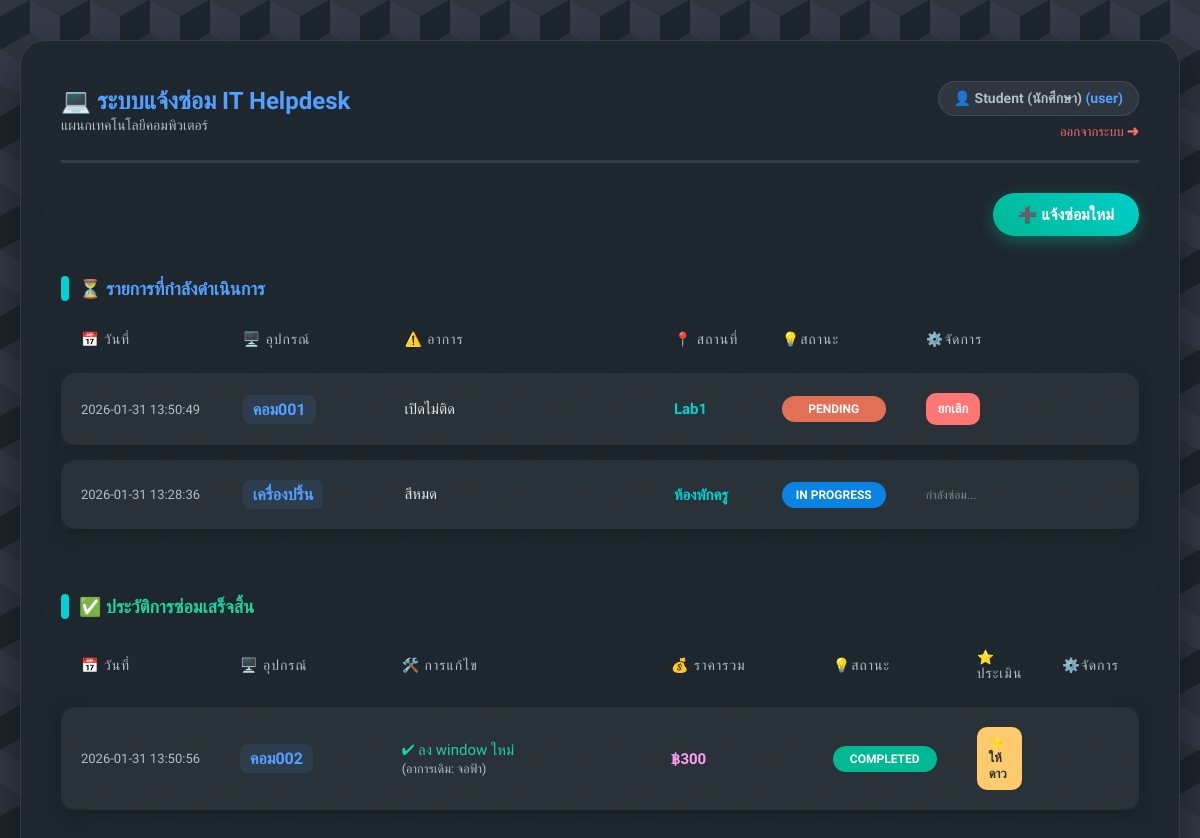
Before: /dashboard (signed in) with the older database file.
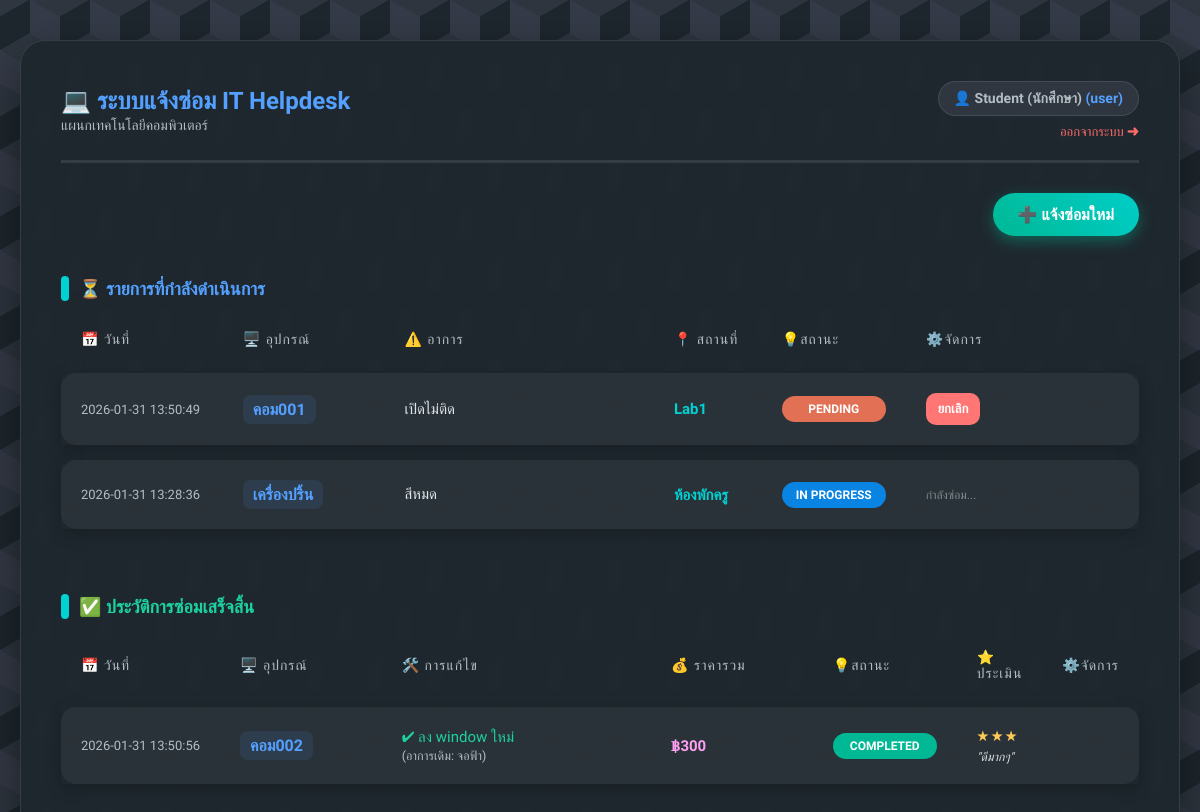
After: the same page with the newer database file.
### tables this page shows
CREATE TABLE repairs (
    repair_id INTEGER PRIMARY KEY AUTOINCREMENT,
    user_id INTEGER NOT NULL,
    device_name TEXT NOT NULL,
    problem_detail TEXT NOT NULL,
    location TEXT NOT NULL,
    status TEXT DEFAULT 'Pending',
    report_date TIMESTAMP DEFAULT CURRENT_TIMESTAMP,
    technician_note TEXT,
    spare_parts TEXT, 
    cost INTEGER DEFAULT 0,
    FOREIGN KEY (user_id) REFERENCES users (user_id)
);

CREATE TABLE evaluations (
    eval_id INTEGER PRIMARY KEY AUTOINCREMENT,
    repair_id INTEGER NOT NULL,
    rating INTEGER NOT NULL,
    comment TEXT,
    FOREIGN KEY (repair_id) REFERENCES repairs (repair_id)
);

### app.py (the view)
@app.route('/dashboard')
def dashboard():
    if 'user_id' not in session:
        return redirect(url_for('login'))
    conn = get_db_connection()
    if session['role'] == 'admin':
        all_repairs = conn.execute('''
            SELECT r.*, u.fullname, e.rating, e.comment
            FROM repairs r
            JOIN users u ON r.user_id = u.user_id
            LEFT JOIN evaluations e ON r.repair_id = e.repair_id
            ORDER BY r.report_date DESC
        ''').fetchall()
    else:
        all_repairs = conn.execute('''
            SELECT r.*, e.rating, e.comment
            FROM repairs r
            LEFT JOIN evaluations e ON r.repair_id = e.repair_id
            WHERE r.user_id = ?
            ORDER BY r.report_date DESC
        ''', (session['user_id'],)).fetchall()
    conn.close()
    active_repairs = []
    completed_repairs = []
    for repair in all_repairs:
        if repair['status'] == 'Completed':
            completed_repairs.append(repair)
        else:
            active_repairs.append(repair)
    return render_template('homepage.html',
                           name=session['fullname'],
                           role=session['role'],
                           active_repairs=active_repairs,
                           completed_repairs=completed_repairs)

### app.py (called while the page is built)
def get_db_connection():
    conn = sqlite3.connect('maintenance.db')
    conn.row_factory = sqlite3.Row
    return conn

### templates/homepage.html (shortened to what this page needs)
<!DOCTYPE html>
<html lang="th">
<head>
    <link rel="stylesheet" href="{{ url_for('static', filename='style.css') }}">
</head>
<body>
<div class="container">
    <header>
        <div>
            <h1>💻 ระบบแจ้งซ่อม IT Helpdesk</h1>
            <span style="color: #b2bec3; font-size: 14px;">แผนกเทคโนโลยีคอมพิวเตอร์</span>
        </div>
        <div style="text-align: right;">
            <div class="user-badge">
                👤 {{ name }} <span style="color: #54a0ff;">({{ role }})</span>
            </div>
            <a href="{{ url_for('logout') }}" style="color: #ff6b6b; text-decoration: none; font-size: 13px; margin-top: 8px; display: inline-block;">ออกจากระบบ ➜</a>
        </div>
    </header>
    {% if role == 'user' %}
        <div style="text-align: right; margin-bottom: 20px;">
            <a href="{{ url_for('report') }}" class="btn btn-add">➕ แจ้งซ่อมใหม่</a>
        </div>
    {% endif %}
    <h2>⏳ รายการที่กำลังดำเนินการ</h2>
    <table>
        <thead>
            <tr>
                <th width="15%">📅 วันที่</th>
                <th width="15%">🖥️ อุปกรณ์</th>
                <th width="25%">⚠️ อาการ</th>
                <th width="10%">📍 สถานที่</th>
                <th width="10%">💡สถานะ</th>
                <th>⚙️จัดการ</th>
            </tr>
        </thead>
        <tbody>
            {% for repair in active_repairs %}
            <tr>
                <td data-label="📅 วันที่" class="col-date">{{ repair['report_date'] }}</td>
                <td data-label="🖥️ อุปกรณ์"><span class="col-device">{{ repair['device_name'] }}</span></td>
                <td data-label="⚠️ อาการ" class="col-problem">{{ repair['problem_detail'] }}</td>
                <td data-label="📍 สถานที่" class="col-location">{{ repair['location'] }}</td>
                <td data-label="💡สถานะ"><span class="badge status-{{ repair['status'].split(' ')[0] }}">{{ repair['status'] }}</span></td>
                <td data-label="⚙️จัดการ">
                    <div class="action-group">
                        {% if role == 'admin' %}
                            <a href="{{ url_for('update_repair', repair_id=repair['repair_id']) }}" class="btn btn-update">✏️แก้ไข</a>
                            <a href="{{ url_for('delete_repair', repair_id=repair['repair_id']) }}" class="btn btn-delete" onclick="return confirm('ยืนยันลบ?');">🗑️</a>
                        {% else %}
                             {% if repair['status'] == 'Pending' %}
                                <a href="{{ url_for('delete_repair', repair_id=repair['repair_id']) }}" class="btn btn-delete" onclick="return confirm('ยกเลิก?');">ยกเลิก</a>
                             {% else %}
                                <span style="color: #7f8c8d; font-size: 12px;">กำลังซ่อม...</span>
                             {% endif %}
                        {% endif %}
                    </div>
                </td>
            </tr>
            {% else %}
            <tr><td colspan="7" style="text-align: center; color: #b2bec3; padding: 40px;">ไม่มีงานค้างในระบบ ✅</td></tr>
            {% endfor %}
        </tbody>
    </table>
    <h2 style="color: #1dd1a1; margin-top: 50px;">✅ ประวัติการซ่อมเสร็จสิ้น</h2>
    <table>
        <thead>
            <tr>
                <th width="12%">📅 วันที่</th>
                <th width="15%">🖥️ อุปกรณ์</th>
                <th width="25%">🛠️ การแก้ไข</th>
                <th width="15%">💰 ราคารวม</th>
                <th width="10%">💡สถานะ</th>
                <th>⭐ ประเมิน</th>
                <th>⚙️จัดการ</th>
            </tr>
        </thead>
        <tbody>
            {% for repair in completed_repairs %}
            <tr>
                <td data-label="📅 วันที่" class="col-date">{{ repair['report_date'] }}</td>
                <td data-label="🖥️ อุปกรณ์"><span class="col-device">{{ repair['device_name'] }}</span></td>
                <td data-label="🛠️ การแก้ไข">
                    <div style="font-weight: 500; color: #1dd1a1;">✔ {{ repair['technician_note'] or '-' }}</div>
                    <small style="color: #b2bec3;">(อาการเดิม: {{ repair['problem_detail'] }})</small>
                </td>
                <td data-label="💰 ราคารวม">
                    {% if repair['cost'] and repair['cost'] > 0 %}
                        <div style="color: #ff9ff3; font-weight: bold;">฿{{ "{:,.0f}".format(repair['cost']) }}</div>
                    {% else %}
                        <span style="color: #b2bec3;">ฟรี</span>
                    {% endif %}
                </td>
                <td data-label="💡สถานะ"><span class="badge status-Completed">Completed</span></td>
                <td data-label="⭐ ประเมิน">
                    {% if repair['rating'] %}
                        <div style="color: #feca57; letter-spacing: 2px;">{{ '★' * repair['rating'] }}</div>
                        {% if repair['comment'] %}
                            <div style="font-size: 12px; color: #dfe6e9; margin-top: 5px; font-style: italic;">
                                "{{ repair['comment'] }}"
                            </div>
                        {% endif %}
                    {% else %}
                        {% if role == 'user' %}
                            <a href="{{ url_for('evaluate', repair_id=repair['repair_id']) }}" class="btn btn-rate">⭐ ให้ดาว</a>
                        {% else %}
                            <span style="color: #b2bec3; font-size: 12px;">⌛รอประเมิน</span>
                        {% endif %}
                    {% endif %}
                </td>
                <td data-label="⚙️จัดการ">
                </td>
            </tr>
            {% else %}
            <tr><td colspan="7" style="text-align: center; color: #b2bec3; padding: 40px;">ยังไม่มีประวัติการซ่อม</td></tr>
            {% endfor %}
        </tbody>
    </table>
</div>
</body>
</html>

### static/style.css (style rules this page uses)
:root { --primary-blue: #54a0ff; --light-blue: #2e86de; --teal: #00d2d3; --bg-color: #1e272e; --text-color: #dfe6e9; --border-radius: 15px; --card-bg: rgba(30, 39, 46, 0.95); --input-bg: #2f3640; --border-color: rgba(255,255,255,0.1); }
body { font-family: 'Prompt', sans-serif; color: var(--text-color); margin: 0; padding: 40px 20px; min-height: 100vh; background-color: #1e272e; background-image: linear-gradient(30deg, #2f3640 12%, transparent 12.5%, transparent 87%, #2f3640 87.5%, #2f3640), linear-gradient(150deg, #2f3640 12%, transparent 12.5%, transparent 87%, #2f3640 87.5%, #2f3640), linear-gradient(30deg, #2f3640 12%, transparent 12.5%, transparent 87%, #2f3640 87.5%, #2f3640), linear-gradient(150deg, #2f3640 12%, transparent 12.5%, transparent 87%, #2f3640 87.5%, #2f3640), linear-gradient(60deg, #353b48 25%, transparent 25.5%, transparent 75%, #353b48 75%, #353b48), linear-gradient(60deg, #353b48 25%, transparent 25.5%, transparent 75%, #353b48 75%, #353b48); background-size: 60px 100px; background-position: 0 0, 0 0, 30px 50px, 30px 50px, 0 0, 30px 50px; display: flex; justify-content: center; }
.container { width: 100%; max-width: 1200px; background: var(--card-bg); padding: 40px; border-radius: 25px; box-shadow: 0 20px 50px rgba(0,0,0,0.5); backdrop-filter: blur(10px); border: 1px solid var(--border-color); }
header { display: flex; justify-content: space-between; align-items: center; padding-bottom: 20px; border-bottom: 3px solid var(--border-color); margin-bottom: 30px; }
h1 { color: var(--primary-blue); margin: 0; display: flex; align-items: center; font-size: 24px; }
.user-badge { background: #2f3640; padding: 8px 15px; border-radius: 30px; font-size: 14px; color: #b2bec3; font-weight: 600; border: 1px solid var(--border-color); }
h2 { font-size: 18px; color: var(--primary-blue); margin-top: 40px; margin-bottom: 15px; display: flex; align-items: center; }
h2::before { content: ''; display: inline-block; width: 8px; height: 25px; background: var(--teal); margin-right: 10px; border-radius: 4px; }
table { width: 100%; border-collapse: separate; border-spacing: 0 15px; }
th { text-align: left; color: #b2bec3; font-weight: 500; padding: 0 20px 10px 20px; font-size: 14px; text-transform: uppercase; letter-spacing: 1px; }
tbody tr { background-color: rgba(255,255,255,0.05); box-shadow: 0 5px 15px rgba(0, 0, 0, 0.2); transition: transform 0.2s; }
td { padding: 20px; vertical-align: middle; border: none; font-size: 15px; color: white; }
td:first-child { border-top-left-radius: var(--border-radius); border-bottom-left-radius: var(--border-radius); }
td:last-child { border-top-right-radius: var(--border-radius); border-bottom-right-radius: var(--border-radius); }
.col-date { font-size: 13px; color: #b2bec3; white-space: nowrap; }
.col-device { font-weight: 700; color: var(--primary-blue); font-size: 16px; background: rgba(84, 160, 255, 0.1); padding: 5px 10px; border-radius: 8px; display: inline-block; }
.col-problem { color: #dfe6e9; line-height: 1.4; }
.col-location { font-weight: 600; color: var(--teal); }
.badge { padding: 6px 12px; border-radius: 20px; font-size: 12px; font-weight: 700; text-transform: uppercase; display: inline-block; text-align: center; min-width: 80px; }
.status-Pending { background: #e17055; color: white; }
.status-In { background: #0984e3; color: #fff; }
.status-Completed { background: #00b894; color: white; }
.action-group { display: flex; gap: 8px; }
.btn { text-decoration: none; padding: 8px 12px; border-radius: 10px; font-size: 13px; font-weight: 600; transition: 0.2s; display: inline-flex; align-items: center; border: none; cursor: pointer; }
.btn-add { background: linear-gradient(45deg, #00b894, #00cec9); color: white; padding: 12px 25px; font-size: 16px; border-radius: 50px; box-shadow: 0 5px 15px rgba(0, 184, 148, 0.4); }
.btn-delete { background: #ff7675; color: white; }

Changed rows visible on the page:
no longer on one of the page's lists (row unchanged): repairs: report_date "2026-01-31 13:50:56", device_name "คอม002", technician_note "ลง window ใหม่", problem_detail "จอฟ้า", cost "300"
added evaluations: report_date "2026-01-31 13:50:56", device_name "คอม002", technician_note "ลง window ใหม่", problem_detail "จอฟ้า", {{ "{:,.0f}".format(repair['cost']) }} "300", rating "★★★", comment "ดีมากๆ"
